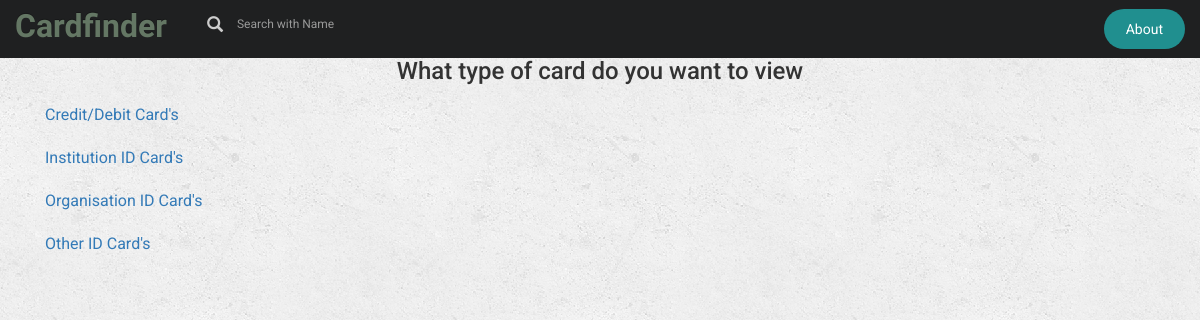
Page /lost on the committed database.
### LostCard/models.py (models this page shows, shortened)
class Card(models.Model):
     CardType=models.CharField(max_length=250)
     value = models.CharField(max_length=2)
     card_img = models.FileField()

### LostCard/views.py (the view)
# urls.py: url(r'^lost', views.LostIndexView.as_view(), name='lost_index'),
class LostIndexView(generic.ListView):
    template_name = 'LostCard/lost_cards.html'
    context_object_name = 'all_cards'
    def get_queryset(self):
        return Card.objects.all()

### LostCard/templates/LostCard/lost_cards.html (shortened to what this page needs)
{% extends 'LostCard/base1.html' %}
{% block body %}
        <div class="container">
            <h3 class="text-center">What type of card do you want to view</h3>
        <ul class="nav navbar-pills">
             {% for card in all_cards %}
             <li><a href="{% url 'lostcard:lost_details' card.id %}">{{card.CardType}}'s</a> </li>
             {% endfor %}
        </ul>
        </div>
{% endblock %}

### LostCard/static/LostCard/css/style.css (style rules this page uses)
h4, h5, h6, h1, h2, h3 { margin-top: 0; }
ul, ol { margin: 0; }
html, body { font-family: 'Roboto', sans-serif; font-size: 100%; background:url(images/background.png); }
body a { transition:0.5s all; -webkit-transition:0.5s all; -moz-transition:0.5s all; -o-transition:0.5s all; -ms-transition:0.5s all; }
.container:after { content: "\0020"; display: block; height: 0; clear: both; visibility: hidden; }
body { background:url(images/background.png); }

### rows in the picture
Card: CardType "Credit/Debit Card"
Card: CardType "Institution ID Card"
Card: CardType "Organisation ID Card"
Card: CardType "Other ID Card"
